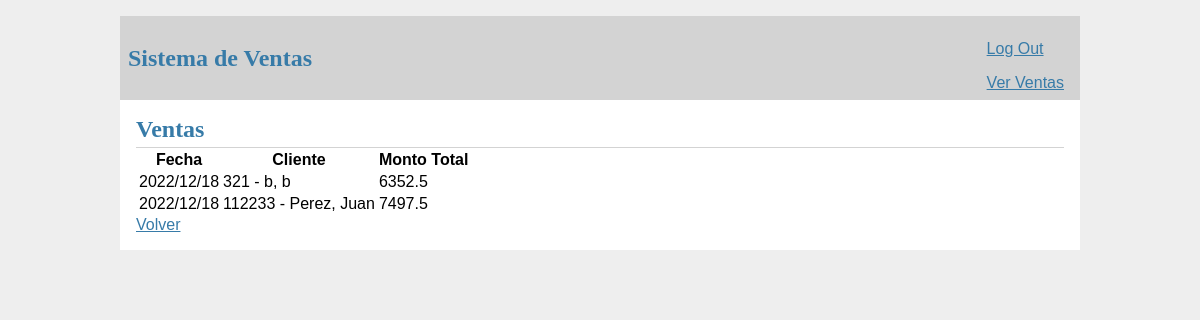
Screenshot of /sales (signed in) with the database file from the repository.
### tables this page shows
CREATE TABLE ventas (
  numero INTEGER PRIMARY KEY AUTOINCREMENT,
  cliente INTEGER NOT NULL,
  fecha TIMESTAMP NOT NULL DEFAULT CURRENT_TIMESTAMP,
  total REAL,
  FOREIGN KEY (cliente) REFERENCES usuarios (id)
);

CREATE TABLE usuarios (
  cuit INTEGER PRIMARY KEY,
  usuario TEXT UNIQUE NOT NULL,
  password TEXT NOT NULL,
  email TEXT NOT NULL,
  nombre TEXT NOT NULL,
  apellido TEXT NOT NULL,
  rol INTEGER NOT NULL /*,
  FOREIGN KEY (rol) REFERENCES roles (id)*/
);

### flaskr/shop.py (the view)
@bp.route('/sales')
@login_required
def show_sales():
    if g.user['rol'] == 0:
        ventas = get_sales()
        return render_template('shop/sales.html', ventas=ventas)
    else:
        return redirect(url_for('shop.index'))

### flaskr/auth.py (called while the page is built)
@bp.before_app_request
def load_logged_in_user():
    user_id = session.get('user_id')
    if user_id is None:
        g.user = None
    else:
        g.user = get_user_by_cuit(user_id)

def login_required(view):
    @functools.wraps(view)
    def wrapped_view(**kwargs):
        if g.user is None:
            return redirect(url_for('auth.login'))
        return view(**kwargs)
    return wrapped_view

### flaskr/data.py (called while the page is built)
def get_user_by_cuit(cuit):
    return get_db().execute(
            'SELECT * FROM usuarios WHERE cuit = ?', (cuit,)
        ).fetchone()

def get_sales():
    return get_db().execute(
        'SELECT v.fecha as fecha, v.total as total, u.cuit as cuit, u.nombre as nombre, u.apellido as apellido FROM ventas v INNER JOIN usuarios u ON v.cliente = u.cuit'
    ).fetchall()

### flaskr/db.py (called while the page is built)
def get_db():
    if 'db' not in g:
        g.db = sqlite3.connect(
            current_app.config['DATABASE'],
            detect_types=sqlite3.PARSE_DECLTYPES
        )
        g.db.row_factory = sqlite3.Row
    return g.db

### flaskr/templates/shop/sales.html
{% extends 'base.html' %}
{% block header %}
  <h1>{% block title %}Ventas{% endblock %}</h1>
{% endblock %}
{% block content %}
    <table>
      <tr>
        <th>Fecha</th>
        <th>Cliente</th>
        <th>Monto Total</th>
      </tr>
      {% for venta in ventas %}
        <tr>
          <td>{{ venta['fecha'].strftime("%Y/%m/%d") }}   </td>
          <td>  {{ venta['cuit'] }} - {{ venta['apellido'] }}, {{ venta['nombre'] }}    </td>
          <td>    {{ venta['total'] }}</td>
        </tr>
      {% endfor %}
    </table>
    <a class="action" href="{{ url_for('shop.index') }}">Volver</a>
{% endblock %}

### flaskr/static/style.css (style rules this page uses)
h1 { font-family: serif; color: #377ba8; margin: 1rem 0; }
a { color: #377ba8; }
.content > header h1 { flex: auto; margin: 1rem 0 0.25rem 0; }

### rows the page displays
ventas: fecha "2022/12/18", cuit "321", apellido "b", nombre "b", total "6352.5"
ventas: fecha "2022/12/18", cuit "112233", apellido "Perez", nombre "Juan", total "7497.5"
